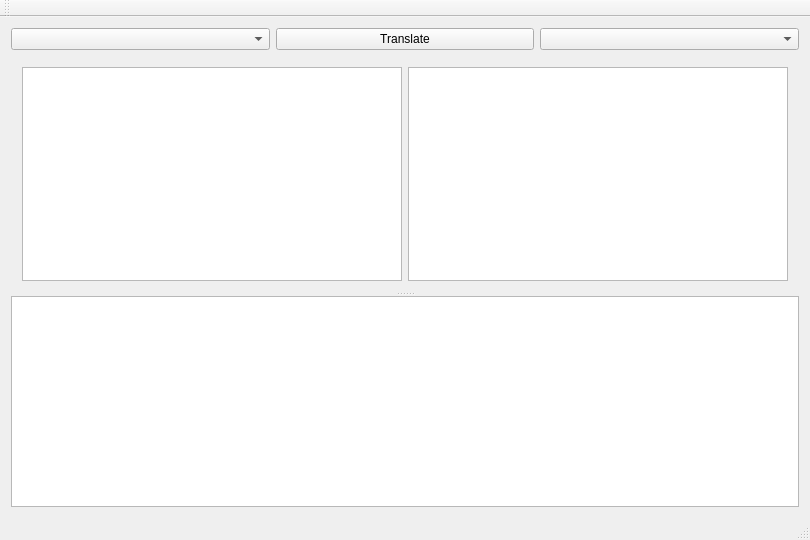
<?xml version="1.0" encoding="UTF-8"?>
<ui version="4.0">
 <class>MainWindow</class>
 <widget class="QMainWindow" name="MainWindow">
  <property name="geometry">
   <rect>
    <x>0</x>
    <y>0</y>
    <width>810</width>
    <height>540</height>
   </rect>
  </property>
  <property name="windowTitle">
   <string>MainWindow</string>
  </property>
  <widget class="QWidget" name="centralWidget">
   <layout class="QVBoxLayout" name="verticalLayout_3">
    <item>
     <layout class="QHBoxLayout" name="horizontalLayout_2">
      <item>
       <widget class="QComboBox" name="cmbLangIn"/>
      </item>
      <item>
       <widget class="QPushButton" name="btnTranslate">
        <property name="toolTip">
         <string/>
        </property>
        <property name="text">
         <string>Translate</string>
        </property>
        <property name="flat">
         <bool>false</bool>
        </property>
       </widget>
      </item>
      <item>
       <widget class="QComboBox" name="cmbLangOut"/>
      </item>
     </layout>
    </item>
    <item>
     <widget class="QSplitter" name="splitter">
      <property name="orientation">
       <enum>Qt::Vertical</enum>
      </property>
      <widget class="QWidget" name="horizontalLayoutWidget">
       <layout class="QHBoxLayout" name="horizontalLayout">
        <item>
         <layout class="QVBoxLayout" name="verticalLayout_2">
          <property name="spacing">
           <number>6</number>
          </property>
          <item>
           <widget class="QPlainTextEdit" name="txtLangIn"/>
          </item>
         </layout>
        </item>
        <item>
         <layout class="QVBoxLayout" name="verticalLayout">
          <item>
           <widget class="QPlainTextEdit" name="txtLangOut"/>
          </item>
         </layout>
        </item>
       </layout>
      </widget>
      <widget class="QTableWidget" name="tableWidget"/>
     </widget>
    </item>
   </layout>
  </widget>
  <widget class="QMenuBar" name="menuBar">
   <property name="geometry">
    <rect>
     <x>0</x>
     <y>0</y>
     <width>810</width>
     <height>20</height>
    </rect>
   </property>
  </widget>
  <widget class="QToolBar" name="mainToolBar">
   <attribute name="toolBarArea">
    <enum>TopToolBarArea</enum>
   </attribute>
   <attribute name="toolBarBreak">
    <bool>false</bool>
   </attribute>
  </widget>
  <widget class="QStatusBar" name="statusBar"/>
 </widget>
 <layoutdefault spacing="6" margin="11"/>
 <resources/>
 <connections/>
</ui>
